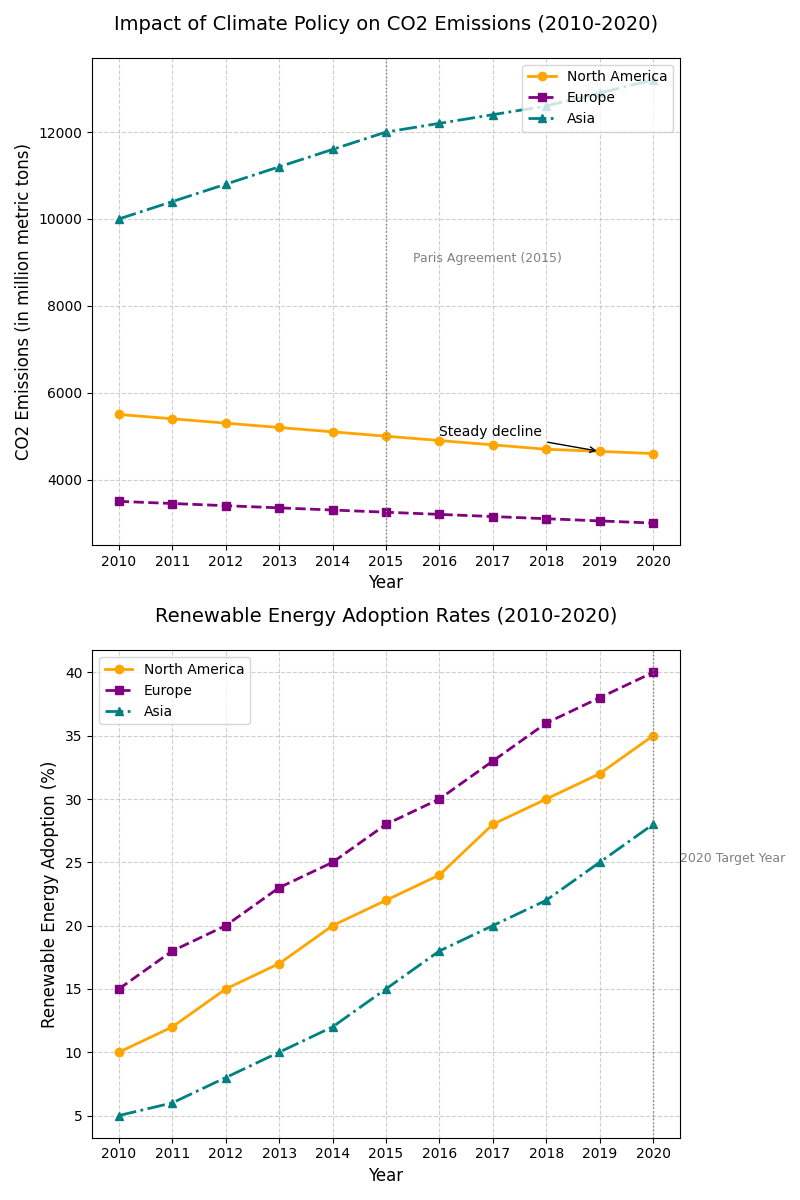

The script that drew this image:
import matplotlib.pyplot as plt
import numpy as np

years = np.arange(2010, 2021)
north_america_co2 = [5500, 5400, 5300, 5200, 5100, 5000, 4900, 4800, 4700, 4650, 4600]
europe_co2 = [3500, 3450, 3400, 3350, 3300, 3250, 3200, 3150, 3100, 3050, 3000]
asia_co2 = [10000, 10400, 10800, 11200, 11600, 12000, 12200, 12400, 12600, 12900, 13200]
north_america_renew = [10, 12, 15, 17, 20, 22, 24, 28, 30, 32, 35]
europe_renew = [15, 18, 20, 23, 25, 28, 30, 33, 36, 38, 40]
asia_renew = [5, 6, 8, 10, 12, 15, 18, 20, 22, 25, 28]

fig, (ax1, ax2) = plt.subplots(2, 1, figsize=(8, 12))

ax1.plot(years, north_america_co2, label="North America", color='orange', marker='o', linestyle='-', linewidth=2)
ax1.plot(years, europe_co2, label="Europe", color='purple', marker='s', linestyle='--', linewidth=2)
ax1.plot(years, asia_co2, label="Asia", color='teal', marker='^', linestyle='-.', linewidth=2)
ax1.axvline(x=2015, color='grey', linestyle=':', linewidth=1)
ax1.text(2015.5, 9000, 'Paris Agreement (2015)', fontsize=9, color='grey')
ax1.set_title("Impact of Climate Policy on CO2 Emissions (2010-2020)", fontsize=14, pad=20)
ax1.set_xlabel("Year", fontsize=12)
ax1.set_ylabel("CO2 Emissions (in million metric tons)", fontsize=12)
ax1.legend(loc='upper right', fontsize=10)
ax1.grid(True, linestyle='--', alpha=0.6)
ax1.set_xticks(years)
ax1.annotate('Steady decline', xy=(2019, 4650), xytext=(2016, 5000),
             arrowprops=dict(facecolor='black', arrowstyle='->'), fontsize=10)

ax2.plot(years, north_america_renew, label="North America", color='orange', marker='o', linestyle='-', linewidth=2)
ax2.plot(years, europe_renew, label="Europe", color='purple', marker='s', linestyle='--', linewidth=2)
ax2.plot(years, asia_renew, label="Asia", color='teal', marker='^', linestyle='-.', linewidth=2)
ax2.set_title("Renewable Energy Adoption Rates (2010-2020)", fontsize=14, pad=20)
ax2.set_xlabel("Year", fontsize=12)
ax2.set_ylabel("Renewable Energy Adoption (%)", fontsize=12)
ax2.legend(loc='upper left', fontsize=10)
ax2.grid(True, linestyle='--', alpha=0.6)
ax2.set_xticks(years)
ax2.axvline(x=2020, color='grey', linestyle=':', linewidth=1)
ax2.text(2020.5, 25, '2020 Target Year', fontsize=9, color='grey')

plt.tight_layout()
plt.show()
